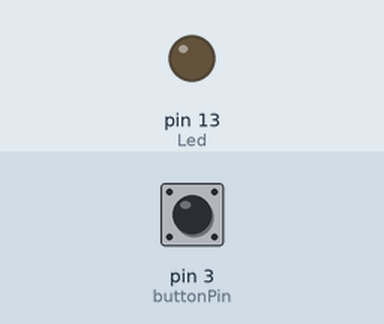
Simulated run of this sketch. Board: Arduino Uno, built with avr-gcc and run on an emulated ATmega328P. On the bench: output pins drawn as LEDs (lit = HIGH). Inputs (shaded band) come from the test bench; at power-on: pin 3 (buttonPin) LOW.

Above: at 1.2 s.
1.3 s: pin 3 (buttonPin) pulled HIGH for 0.15 s
At 1.37 s:
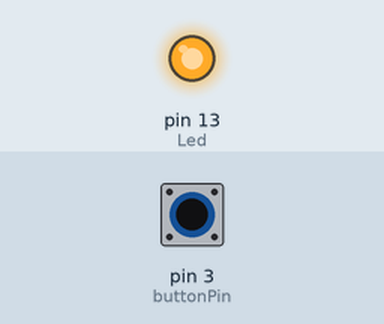
2.9 s: pin 3 (buttonPin) pulled HIGH for 3.2 s
At 6.9 s:
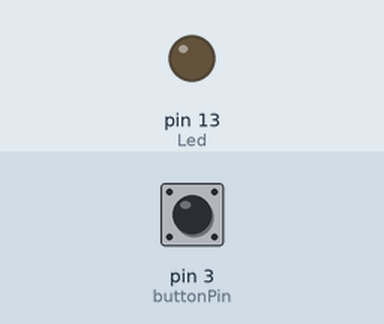
Timing chart, 0 to 8.4 s (numbered marks = the images above; inputs shaded):
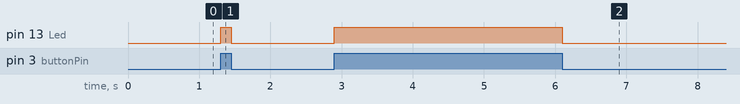

The sketch:

37-avoid.ino
```cpp
int Led = 13; //定义LED接口
int buttonPin = 3; //定义避障传感器接口
int val;
void setup() {
  // put your setup code here, to run once:
  pinMode(Led, OUTPUT);
  pinMode(buttonPin, INPUT);
  digitalWrite(Led, LOW);
}

void loop() {
  // put your main code here, to run repeatedly:
  val = digitalRead(buttonPin);
  if(val == HIGH)
  {
    digitalWrite(Led, HIGH);
  }
  else
  {
    digitalWrite(Led, LOW);
  }
}
```

Measured:
- after the input at 1.3 s, pin 13 (Led): LOW → HIGH at once, → LOW 0.15 s later
- after the input at 2.9 s, pin 13 (Led): LOW → HIGH at once, → LOW 3.2 s later
